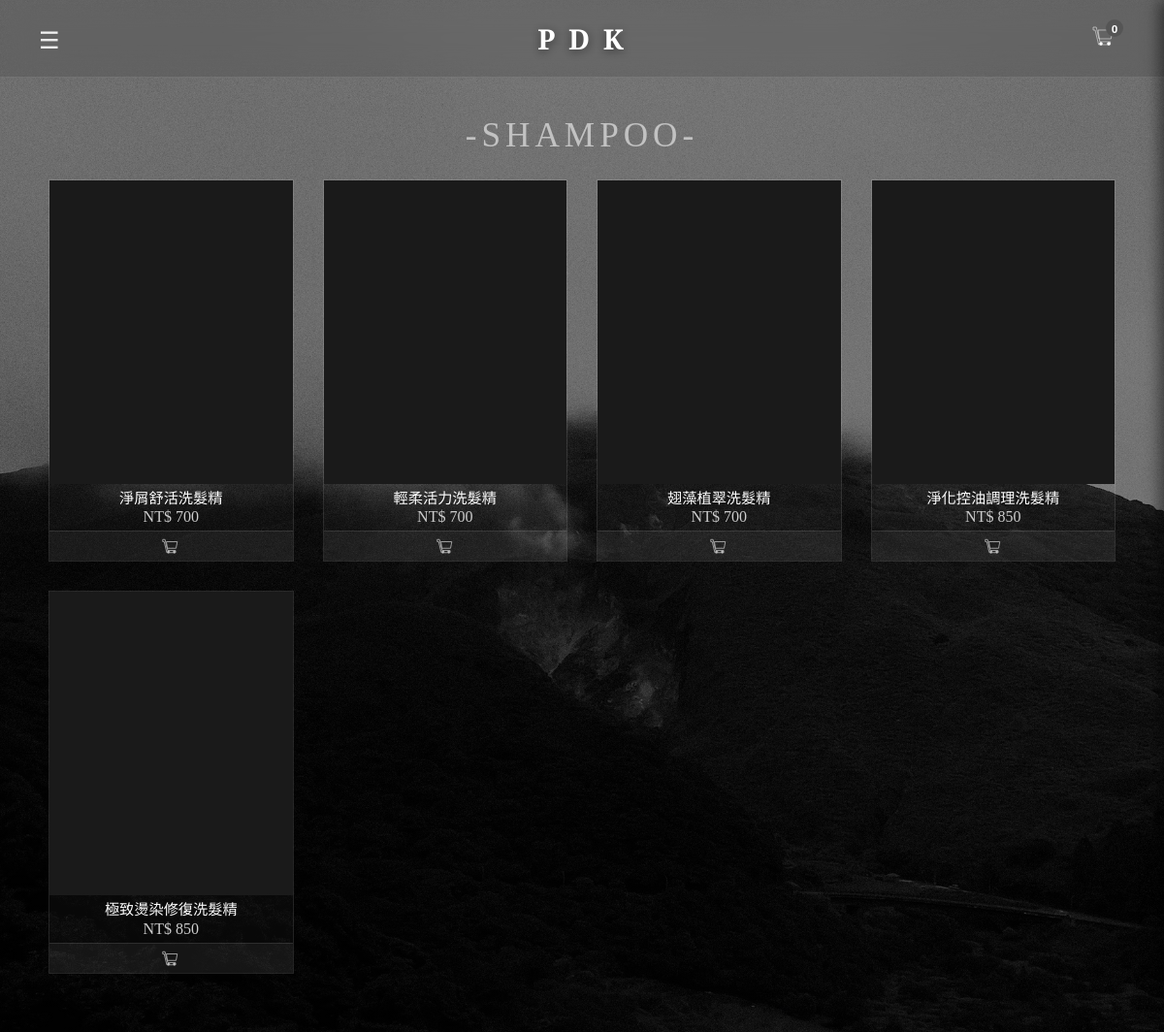
The page /shampoo on the database its author committed.
### app.py (models this page shows)
class Product(db.Model):
    id = db.Column(db.String(50), primary_key=True)
    name = db.Column(db.String(100), nullable=False)
    category = db.Column(db.String(50), nullable=False)
    price = db.Column(db.Integer, nullable=False)
    description = db.Column(db.Text)
    image = db.Column(db.String(200)) # 新增：預留圖片路徑

### app.py (the view)
@app.route('/shampoo')
def shampoo_page():
    products = Product.query.filter_by(category='shampoo').all()
    page_info = {'title_zh': '洗髮精', 'title_en': 'SHAMPOO'}
    return render_template('shampoo.html', products=products, page_info=page_info)

### templates/shampoo.html (shortened to what this page needs)
<!DOCTYPE html>
<html lang="zh-TW">
<head>
    <link rel="stylesheet" href="{{ url_for('static', filename='css/style.css') }}">
</head>
<body>
    <div class="bg-fixed-layer"></div>
    <nav class="navbar">
        <div class="menu-toggle" onclick="openNav()">&#9776;</div>
        <a href="/" class="logo">P  D  K</a>
        <div class="cart-wrapper" onclick="toggleCart()">
            <svg class="cart-icon-svg" viewBox="0 0 24 24">
                <path d="M6 6h15l-1.68 9H6.96L4.2 3H1v3h2l3.6 15h12v-3H7.8L6 6z"/>
                <circle cx="9" cy="20" r="1.5" fill="#fff"/>
                <circle cx="17" cy="20" r="1.5" fill="#fff"/>
            </svg>
            <span class="cart-badge">0</span>
        </div>
    </nav>
    <div class="category-wrapper">
        <div style="margin-bottom: 25px; text-align: center;">
            <h1 class="category-slogan" style="opacity: 1; animation: none; font-size: 2.2rem; letter-spacing: 5px; margin: 0; color: #c2c2c2;">
                -{{ page_info.title_en }}-
            </h1>
        </div>
        <div class="product-grid">
            {% if products %}
                {% for p in products %}
                <div class="glass-card">
                    <a href="/product/{{ p.id }}" style="display:block; text-decoration:none; flex-grow: 1;">
                        <div class="card-img product-bg-{{ p.id }}"></div>
                        <div class="card-info">
                            <h3>{{ p.name }}</h3>
                            <div class="price">NT$ {{ p.price }}</div>
                        </div>
                    </a>
                    <div class="card-action-btn" onclick="openQuickView('{{ p.id }}', '{{ p.name }}', {{ p.price }}, '{{ p.description }}')">
                        <svg class="action-icon" viewBox="0 0 24 24">
                            <path d="M6 6h15l-1.68 9H6.96L4.2 3H1v3h2l3.6 15h12v-3H7.8L6 6z"/>
                            <circle cx="9" cy="20" r="1.5" fill="currentColor"/>
                            <circle cx="17" cy="20" r="1.5" fill="currentColor"/>
                        </svg>
                    </div>
                </div>
                {% endfor %}
            {% else %}
                <p style="text-align:center; color:#888; width:100%;">尚無商品資料</p>
            {% endif %}
        </div>
    </div>
</body>
</html>

### static/css/style.css (style rules this page uses)
:root { --text-main: #e0e0e0; --text-gold: #000000; --nav-bg: rgba(0, 0, 0, 0.3); }
* { box-sizing: border-box; -webkit-tap-highlight-color: transparent; }
html, body { margin: 0; padding: 0; min-height: 100vh; color: var(--text-main); font-family: 'Helvetica Neue', Arial, sans-serif; background-color: transparent; touch-action: pan-y; overflow-x: hidden; overflow-y: auto; -webkit-overflow-scrolling: touch; }
a { text-decoration: none; color: inherit; }
h1, h2, h3, .logo, .hero-title, .btn-minimal, .page-title, .card-info h3, .menu-section-title, .dropdown-btn, .side-menu a, .cart-title { font-family: 'Playfair Display', serif; font-weight: 500; }
button, .qty-btn, .cart-qty-btn, .action-btn, .menu-toggle, .cart-wrapper, .card-action-btn, .hero-title, .hero-subtitle { touch-action: manipulation; -webkit-user-select: none; user-select: none; outline: none; }
.bg-fixed-layer { position: fixed; top: 0; left: 0; width: 100%; height: 100%; z-index: -1; pointer-events: none; background: linear-gradient(rgba(0, 0, 0, 0.5), rgba(0, 0, 0, 0.5)), url('../other_photos/marble-Cco_KxWf.jpg'); background-repeat: no-repeat; background-position: center center; background-size: cover; transform: translateZ(0); -webkit-transform: translateZ(0); will-change: transform; }
.navbar { padding: 0 40px; height: 80px; background-color: rgba(0, 0, 0, 0.1); backdrop-filter: blur(15px); -webkit-backdrop-filter: blur(15px); border-bottom: 1px solid rgba(255, 255, 255, 0.1); display: flex; justify-content: space-between; align-items: center; position: fixed; width: 100%; top: 0; z-index: 1000; transition: 0.3s; }
.menu-toggle { color: #fff; font-size: 1.5rem; cursor: pointer; transition: 0.3s; opacity: 0.9; }
.logo { font-size: 1.8rem; font-weight: 600; color: #fff; letter-spacing: 3px; text-transform: uppercase; position: absolute; left: 50%; transform: translateX(-50%); text-shadow: 0 2px 10px rgba(0,0,0,0.5); }
.cart-wrapper { position: relative; cursor: pointer; margin-right: 10px; }
.cart-icon-svg { width: 24px; height: 24px; fill: none; stroke: #fff; stroke-width: 0.5; transition: 0.3s; }
.cart-badge { position: absolute; top: -5px; right: -8px; background-color: #555; color: #fff; font-size: 0.7rem; font-weight: bold; width: 18px; height: 18px; border-radius: 50%; display: flex; justify-content: center; align-items: center; }
.category-wrapper { padding: 120px 20px 60px 20px; max-width: 95%; width: 100%; margin: 0 auto; text-align: center; }
.category-slogan { opacity: 0; animation: fadeInUp 1s ease forwards 0.2s; }
.product-grid { display: grid; grid-template-columns: repeat(4, 1fr); gap: 30px; }
.glass-card { background: rgba(255, 255, 255, 0.03); border: 1px solid rgba(255, 255, 255, 0.1); display: flex; flex-direction: column; justify-content: space-between; width: 100%; overflow: hidden; position: relative; transition: 0.4s ease; opacity: 0; animation: fadeInUp 0.8s ease forwards; }
.glass-card:nth-child(1) { animation-delay: 0.2s; }
.glass-card:nth-child(2) { animation-delay: 0.35s; }
.glass-card:nth-child(3) { animation-delay: 0.5s; }
.glass-card:nth-child(4) { animation-delay: 0.65s; }
.glass-card:nth-child(n+5) { animation-delay: 0.8s; }
.card-info { padding: 5px 5px; }
.card-info h3 { font-family: 'Helvetica Neue', sans-serif; font-size: 0.95rem; margin: 0 0 2px 0; color: #fff; line-height: 1.2; }
.card-info .price { font-size: 1rem; color: #ccc; font-family: 'Times New Roman', serif; }
.card-img { width: 100%; aspect-ratio: 4/5; background-color: #1a1a1a; background-size: cover; background-position: center center; background-repeat: no-repeat; transition: 0.6s ease; filter: grayscale(20%); }
.card-action-btn { width: 100%; padding: 5px 0; background-color: rgba(255, 255, 255, 0.05); border-top: 1px solid rgba(255, 255, 255, 0.1); display: flex; justify-content: center; align-items: center; cursor: pointer; transition: all 0.3s ease; z-index: 10; }
.action-icon { width: 18px; height: 20px; fill: none; stroke: #aaa; stroke-width: 1.2; transition: all 0.3s ease; }

### rows shown on the page
Product: name "淨屑舒活洗髮精", price "700"
Product: name "輕柔活力洗髮精", price "700"
Product: name "翅藻植翠洗髮精", price "700"
Product: name "淨化控油調理洗髮精", price "850"
Product: name "極致燙染修復洗髮精", price "850"

### other values the page prints
{{ page_info.title_en }} "SHAMPOO"
